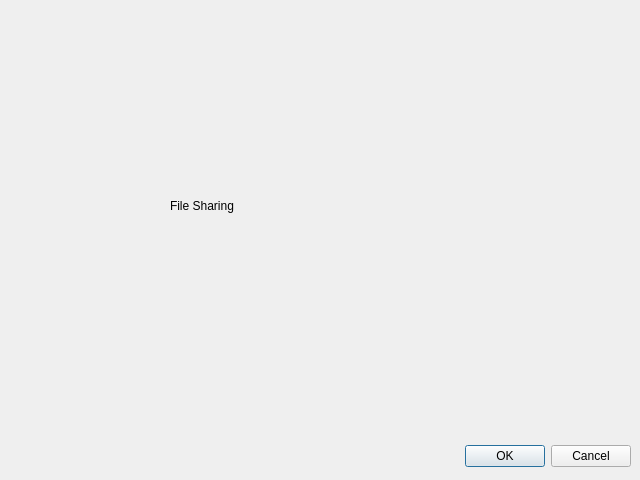
<?xml version="1.0" encoding="UTF-8"?>
<ui version="4.0">
 <class>after</class>
 <widget class="QDialog" name="after">
  <property name="geometry">
   <rect>
    <x>0</x>
    <y>0</y>
    <width>640</width>
    <height>480</height>
   </rect>
  </property>
  <property name="windowTitle">
   <string>after</string>
  </property>
  <widget class="QDialogButtonBox" name="buttonBox">
   <property name="geometry">
    <rect>
     <x>10</x>
     <y>440</y>
     <width>621</width>
     <height>32</height>
    </rect>
   </property>
   <property name="orientation">
    <enum>Qt::Horizontal</enum>
   </property>
   <property name="standardButtons">
    <set>QDialogButtonBox::Cancel|QDialogButtonBox::Ok</set>
   </property>
  </widget>
  <widget class="QLabel" name="label">
   <property name="geometry">
    <rect>
     <x>170</x>
     <y>100</y>
     <width>341</width>
     <height>211</height>
    </rect>
   </property>
   <property name="text">
    <string>File Sharing</string>
   </property>
  </widget>
 </widget>
 <resources/>
 <connections>
  <connection>
   <sender>buttonBox</sender>
   <signal>accepted()</signal>
   <receiver>after</receiver>
   <slot>accept()</slot>
   <hints>
    <hint type="sourcelabel">
     <x>248</x>
     <y>254</y>
    </hint>
    <hint type="destinationlabel">
     <x>157</x>
     <y>274</y>
    </hint>
   </hints>
  </connection>
  <connection>
   <sender>buttonBox</sender>
   <signal>rejected()</signal>
   <receiver>after</receiver>
   <slot>reject()</slot>
   <hints>
    <hint type="sourcelabel">
     <x>316</x>
     <y>260</y>
    </hint>
    <hint type="destinationlabel">
     <x>286</x>
     <y>274</y>
    </hint>
   </hints>
  </connection>
 </connections>
</ui>
